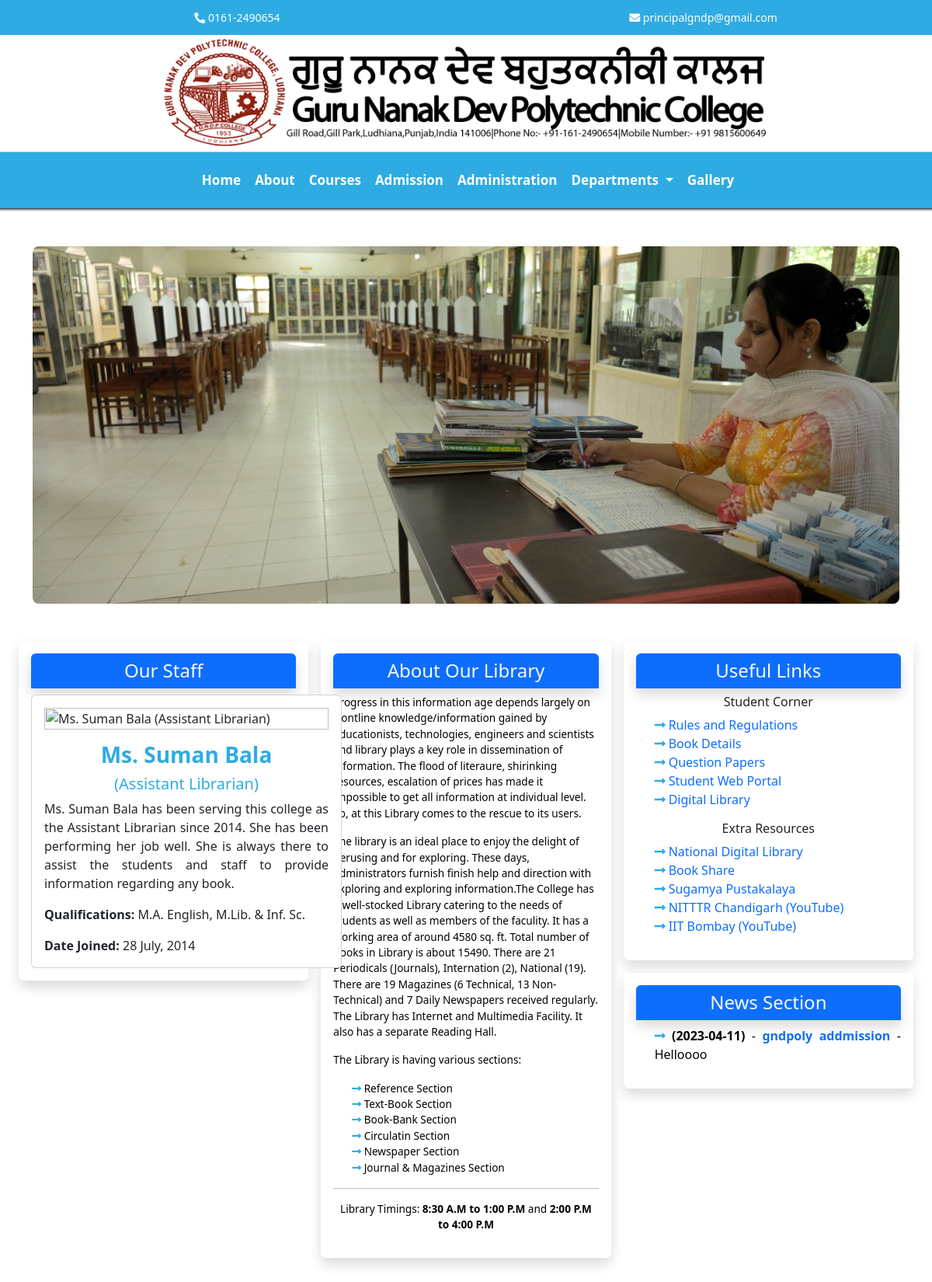
Page /library.php?library=home (upper part) on the committed database.
### tables this page shows
CREATE TABLE `lib_news` (
  `sr_no` bigint(10) NOT NULL,
  `date` date NOT NULL,
  `title` varchar(100) NOT NULL,
  `description` longtext NOT NULL
);

### lib_book_details.php (the view, shortened to what this page needs)
<!DOCTYPE html>
<html lang="en">
<body oncontextmenu="return false" class="prevent-select">
</body>
</html>

### news_library.php
<body>
    <?php
    $host = "localhost";
    $user = "root";
    $pass = "";
    $dB = "gndpolyo_web";
    $con = mysqli_connect($host, $user, $pass, $dB);
    $qry = "SELECT * FROM lib_news ORDER BY sr_no DESC";
    $res = mysqli_query($con, $qry);
    while ($r = mysqli_fetch_array($res)) {
        echo "<ul>";
        echo "<li><b>(" . $r[1] . ")</b> - <span class='fw-bold text-primary'>" . $r[2] . "</span> - ";
        echo "$r[3]</li>";
        echo "</ul>";
    }
    ?>
</body>

### style.css (style rules this page uses)
:root { --navCol: #2EABE2; --gndpc: #2EABE2; --sliderCard: url(img/images/sliderCard.png); }
* { -webkit-touch-callout: none; -webkit-user-select: none; -khtml-user-select: none; -moz-user-select: none; -ms-user-select: none; user-select: none; }
.globaltext ul { padding-left: 1.5rem; }
.globaltext ul li { list-style: none; }
.globaltext ul li:before { content: "\f30b "; font-family: "Font Awesome 5 Free"; font-weight: 900; color: var(--gndpc); }

### rows in the picture
lib_news: date "2023-04-11", title "gndpoly addmission", description "Helloooo"
